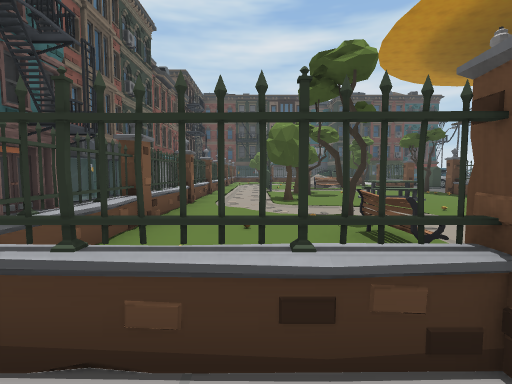
view 1 (above)

21 first-person views from a walk through a Unity game level. The camera is 1.4 m above the floor, tilts 4° down and sees 85° across. The floor is counted in squares, 2 m on a side. Each view is taken from the middle of a square. On the plan, view 1 faces up. The plan holds only what a view shows up to about 9 squares ahead; the rest is blank. The place goes on beyond the plan. The player character is not drawn. Some surface patterns are stand-ins.

view 2
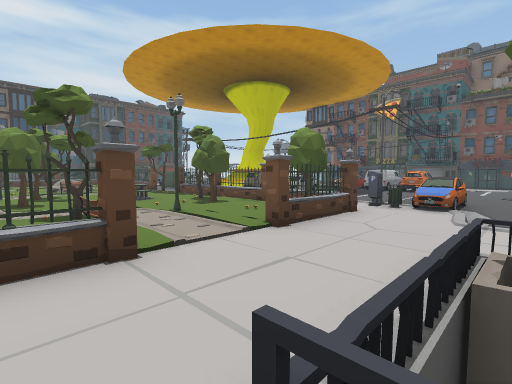

view 3
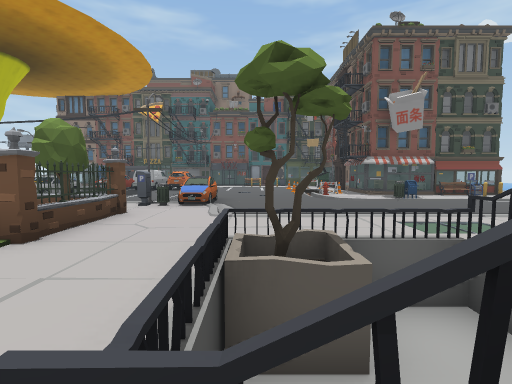

view 4
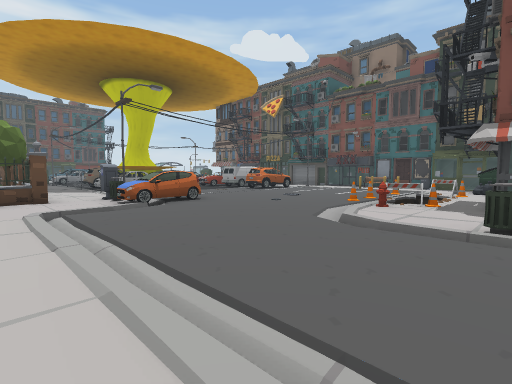

view 5
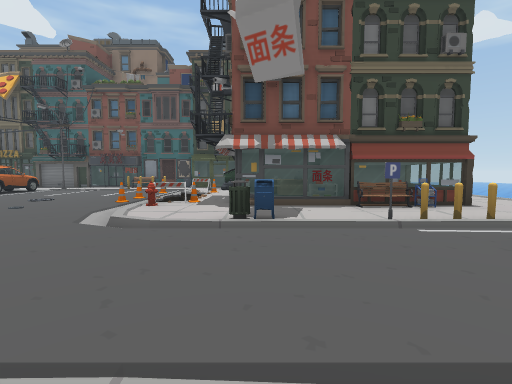

view 6
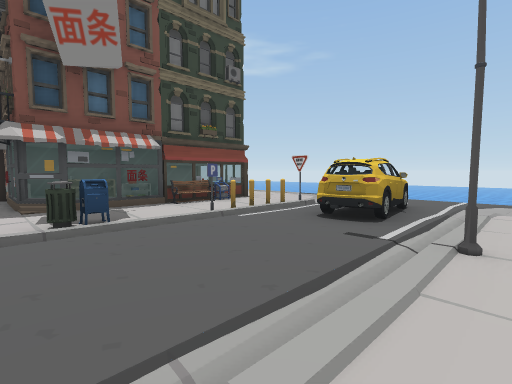

view 7
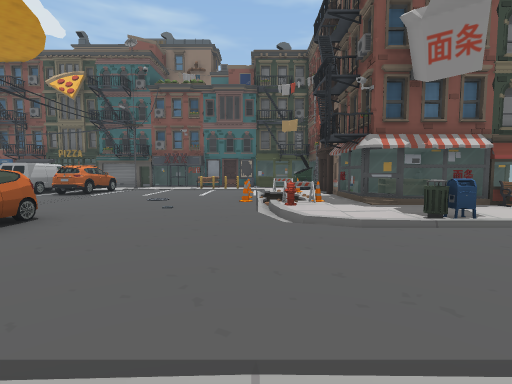

view 8
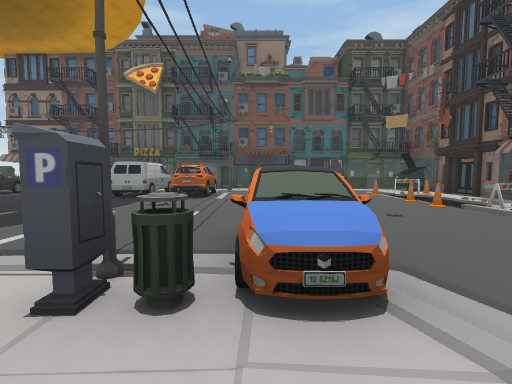

view 9
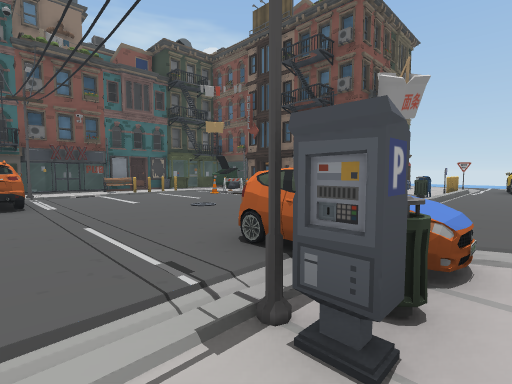

view 10
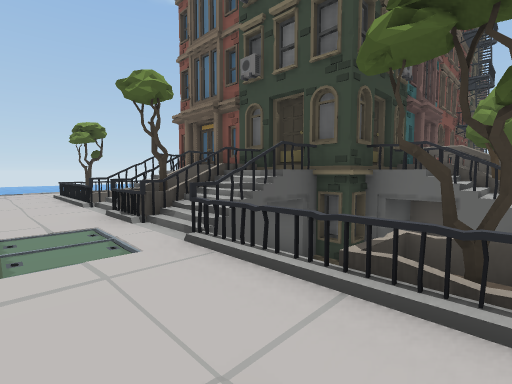

view 11
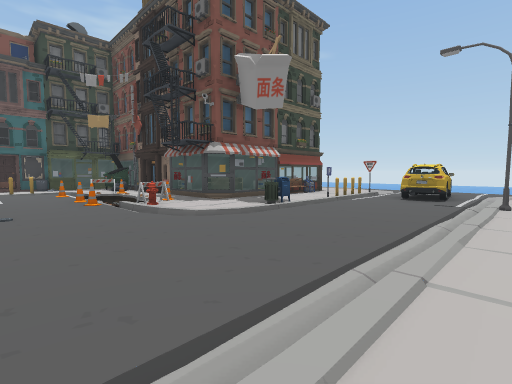

view 12
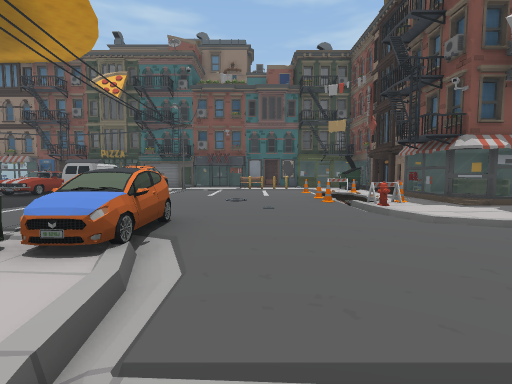

view 13
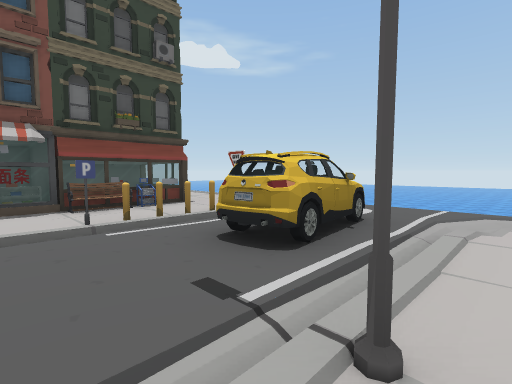

view 14
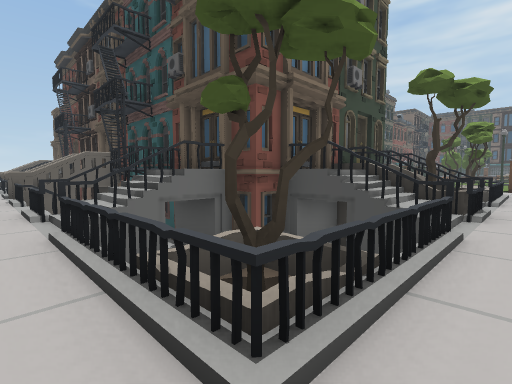

view 15
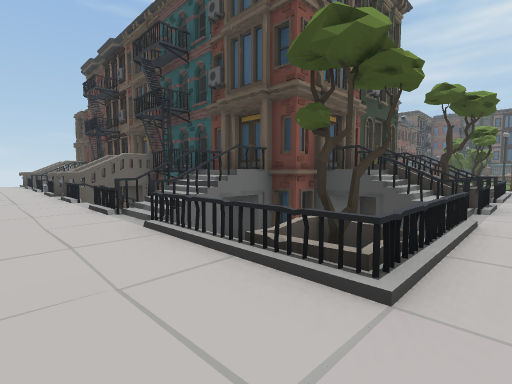

view 16
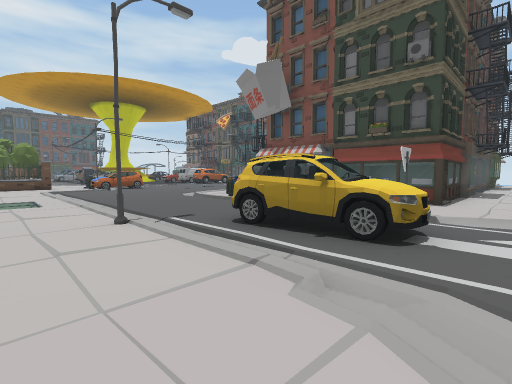

view 17
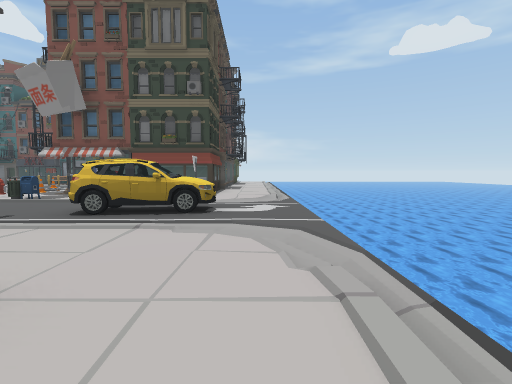

view 18
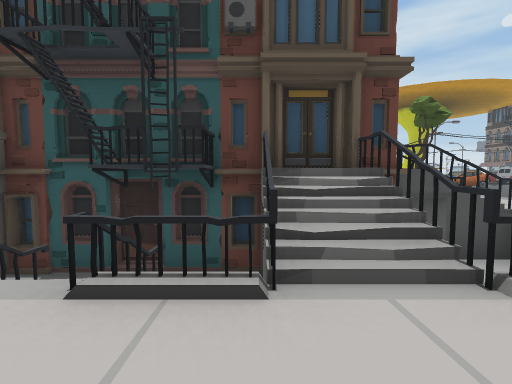

view 19
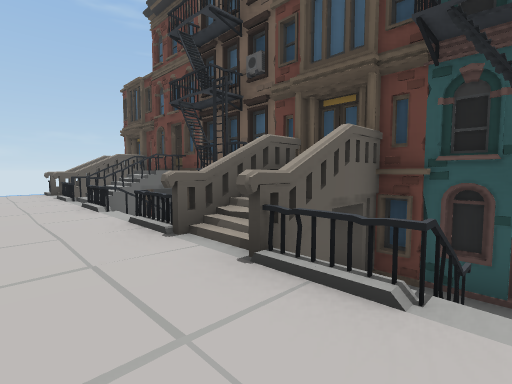

view 20
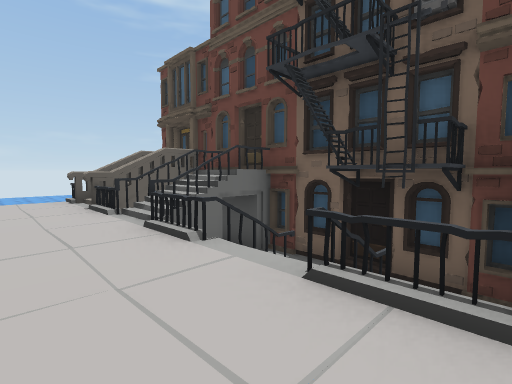

view 21
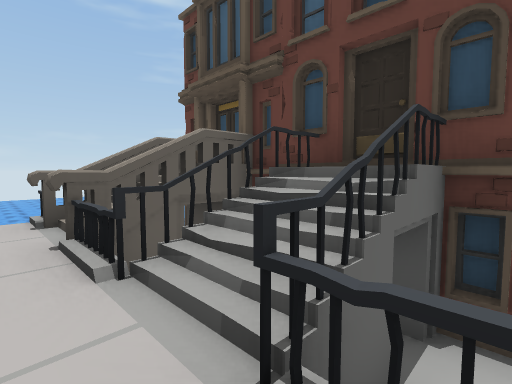

### Floor plan
Key: @ floor where view 1 was taken; # wall or solid block; x gap in a wall; . main floor; : floor 0.25 m higher than the main floor; - floor 0.25 m lower than the main floor; _ floor 1 m lower than the main floor; / step, stairs or slope; = window, fence, low wall or low ledge; ≈ water the walk keeps out of; ^ raised ledge; v drop or lower ground; F fence; T tree; B bench; C car; P planter; H hydrant; M mailbox; S sign; L pole; N van; O other object.
Columns run from 14 left of view 1 to 19 right of it. Each row starts with its distance up from view 1.
  9             FFOT:::TF       OOO
  8          OO  F..T            #O
  7          OO  :.T
  6           O  F.:..        .#
  5           O  ..O:O T=  OO .#CC
  4             F..T.. TO     . NN
  3             ..O..:  #  .....NN  O
  2             ...B.: T#.......CC  O
  1              #=F.F#=F.O.....CC xOO
  0               @   ....CC....... OO
 -1                  P...CCC.......  O
 -2             #T/vvT ...........OO
 -3             #T= vx  ..........OO
 -4             ####vv........OO.O
 -5                ###.....-.HO=_O
 -6                ##^....... OOOO OO
 -7                ##T ....M ##OOO
 -8                #=/ ....  SO#O
 -9 #################=  ...S B##O
-10  =##=x/####/##=#PP  .C L ###
-11 ≈/##/=/=#==/=#/=PT. .CCS O==##
-12  O   .  O.        ...C ..###O=
-13         .  . .  . .....-..
-14                   ≈≈≈≈≈≈≈≈

Where each view was taken, in squares from view 1:
view 1: 0 up, 0 right, facing up
view 2: 2 down, 0 right, facing up-right
view 3: 2 down, 0 right, facing right
view 4: 7 down, 5 right, facing up-right
view 5: 7 down, 5 right, facing right
view 6: 6 down, 5 right, facing down-right
view 7: 4 down, 5 right, facing right
view 8: 0 up, 6 right, facing right
view 9: 2 up, 7 right, facing down-right
view 10: 2 down, 5 right, facing down-left
view 11: 2 down, 5 right, facing down-right
view 12: 2 down, 5 right, facing right
view 13: 8 down, 5 right, facing down-right
view 14: 12 down, 4 right, facing up-left
view 15: 13 down, 4 right, facing up-left
view 16: 13 down, 4 right, facing up-right
view 17: 13 down, 2 right, facing right
view 18: 13 down, 1 left, facing up
view 19: 13 down, 3 left, facing up-left
view 20: 13 down, 6 left, facing up-left
view 21: 12 down, 9 left, facing up-left
